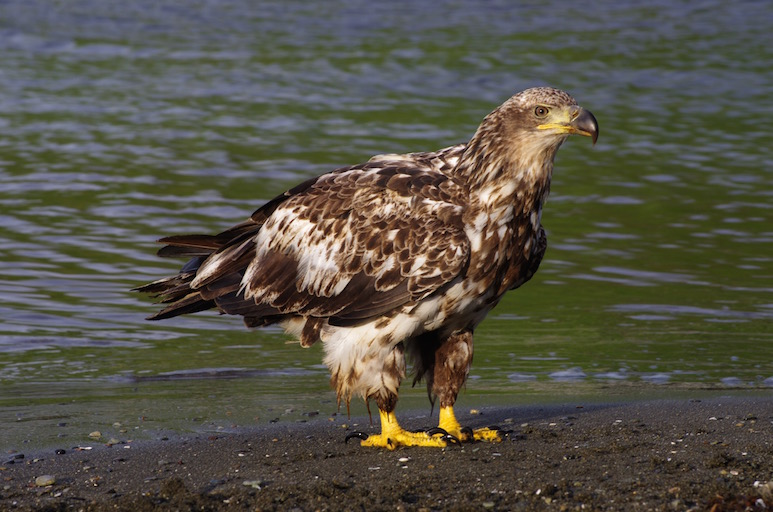
#> input picture ch10.目标检测_下/sample_img/sample_eagle.jpg, 773 x 512 px, given in place of lena.png, which was not available
$ python img_sift.py   (older library calls are emulated)
#> lines starting #> are read from the running program, lines starting #| are printed output that depends on the picture; pictures that were not available may be replaced by others from this repository, and a replacement may not be noted
### ch8.图像检索/CBIR/util/dsift.py
'''
dsift.py: this function implements some basic functions that
does dense sift feature extraction.

The descriptors are defined in a similar way to the one used in
Svetlana Lazebnik's Matlab implementation, which could be found
at:

http://www.cs.unc.edu/~lazebnik/

Yangqing Jia, jiayq@eecs.berkeley.edu
'''

import numpy as np
from scipy import signal
from matplotlib import pyplot

# sift features
Nangles = 8
Nbins = 4
Nsamples = Nbins**2
alpha = 9.0
angles = np.array(range(Nangles)) * 2.0 * np.pi / Nangles

def gen_dgauss(sigma):
    '''
    generating a derivative of Gauss filter on both the X and Y
    direction.
    '''
    fwid = np.int(2*np.ceil(sigma))
    G = np.array(range(-fwid,fwid+1))**2
    G = G.reshape((G.size,1)) + G
    G = np.exp(- G / 2.0 / sigma / sigma)
    G /= np.sum(G)
    GH,GW = np.gradient(G)
    GH *= 2.0/np.sum(np.abs(GH))
    GW *= 2.0/np.sum(np.abs(GW))
    return GH,GW

class DsiftExtractor:
    '''
    The class that does dense sift feature extractor.
    Sample Usage:
        extractor = DsiftExtractor(gridSpacing,patchSize,[optional params])
        feaArr,positions = extractor.process_image(Image)
    '''
    def __init__(self, gridSpacing, patchSize,
                 nrml_thres = 1.0,\
                 sigma_edge = 0.8,\
                 sift_thres = 0.2):
        '''
        gridSpacing: the spacing for sampling dense descriptors
        patchSize: the size for each sift patch
        nrml_thres: low contrast normalization threshold
        sigma_edge: the standard deviation for the gaussian smoothing
            before computing the gradient
        sift_thres: sift thresholding (0.2 works well based on
            Lowe's SIFT paper)
        '''
#> in sift, im is the input picture: shape (512, 773, 3); mean R, G, B 85.2, 82, 70.8
        self.gS = gridSpacing
        self.pS = patchSize
        self.nrml_thres = nrml_thres
        self.sigma = sigma_edge
        self.sift_thres = sift_thres
        # compute the weight contribution map
        sample_res = self.pS / np.double(Nbins)
        sample_p = np.array(range(self.pS))
        sample_ph, sample_pw = np.meshgrid(sample_p,sample_p)
        sample_ph.resize(sample_ph.size)
        sample_pw.resize(sample_pw.size)
        bincenter = np.array(range(1,Nbins*2,2)) / 2.0 / Nbins * self.pS - 0.5
        bincenter_h, bincenter_w = np.meshgrid(bincenter,bincenter)
        bincenter_h.resize((bincenter_h.size,1))
        bincenter_w.resize((bincenter_w.size,1))
        dist_ph = abs(sample_ph - bincenter_h)
        dist_pw = abs(sample_pw - bincenter_w)
        weights_h = dist_ph / sample_res
        weights_w = dist_pw / sample_res
        weights_h = (1-weights_h) * (weights_h <= 1)
        weights_w = (1-weights_w) * (weights_w <= 1)
        # weights is the contribution of each pixel to the corresponding bin center
        self.weights = weights_h * weights_w
        #pyplot.imshow(self.weights)
        #pyplot.show()

    def process_image(self, image, positionNormalize = True,\
                       verbose = True):
        '''
        processes a single image, return the locations
        and the values of detected SIFT features.
        image: a M*N image which is a numpy 2D array. If you
            pass a color image, it will automatically be converted
            to a grayscale image.
        positionNormalize: whether to normalize the positions
            to [0,1]. If False, the pixel-based positions of the
            top-right position of the patches is returned.

        Return values:
        feaArr: the feature array, each row is a feature
        positions: the positions of the features
        '''
#> called with positionNormalize = True, verbose = True

        image = image.astype(np.double)
        if image.ndim == 3:
            # we do not deal with color images.
            image = np.mean(image,axis=2)
#> image: shape (512, 773) float64
        # compute the grids
        H,W = image.shape
#> H = 512; W = 773
        gS = self.gS
        pS = self.pS
        remH = np.mod(H-pS, gS)
#> remH = 8
        remW = np.mod(W-pS, gS)
#> remW = 5
        offsetH = remH/2
#> offsetH = 4
        offsetW = remW/2
#> offsetW = 2.5
        gridH,gridW = np.meshgrid(range(int(offsetH),H-pS+1,gS), range(int(offsetW),W-pS+1,gS))
        gridH = gridH.flatten()
        gridW = gridW.flatten()
#> gridW = 2583 values from 2 to 746
        if verbose:
            print('Image: w {}, h {}, gs {}, ps {}, nFea {}'.format(W,H,gS,pS,gridH.size))
#| Image: w 773, h 512, gs 12, ps 24, nFea 2583
        feaArr = self.calculate_sift_grid(image,gridH,gridW)
        feaArr = self.normalize_sift(feaArr)
        if positionNormalize:
            positions = np.vstack((gridH / np.double(H), gridW / np.double(W)))
        else:
            positions = np.vstack((gridH, gridW))
        return feaArr, positions

    def calculate_sift_grid(self,image,gridH,gridW):
        '''
        This function calculates the unnormalized sift features
        It is called by process_image().
        '''
        H,W = image.shape
#> H = 512; W = 773
        Npatches = gridH.size
#> Npatches = 2583
        feaArr = np.zeros((Npatches,Nsamples*Nangles))

        # calculate gradient
        GH,GW = gen_dgauss(self.sigma)
        IH = signal.convolve2d(image,GH,mode='same')
        IW = signal.convolve2d(image,GW,mode='same')
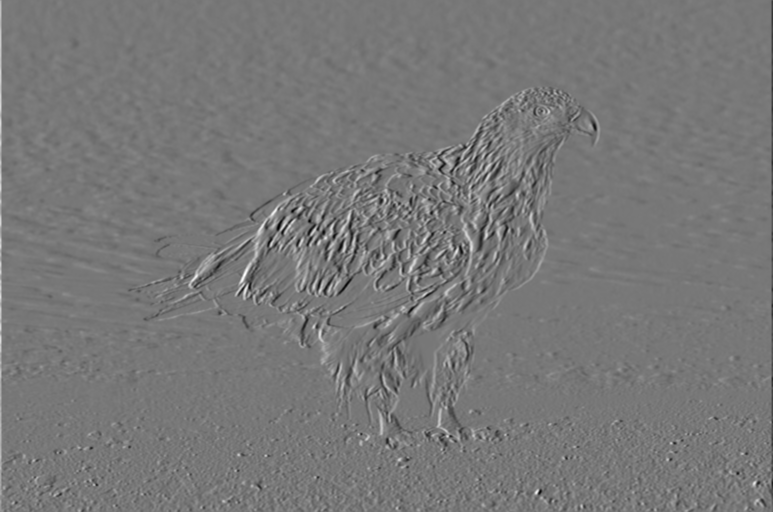
#> IW: shape (512, 773) float64; min -165.1, max 185.7, mean 0; drawn with min black and max white
        Imag = np.sqrt(IH**2+IW**2)
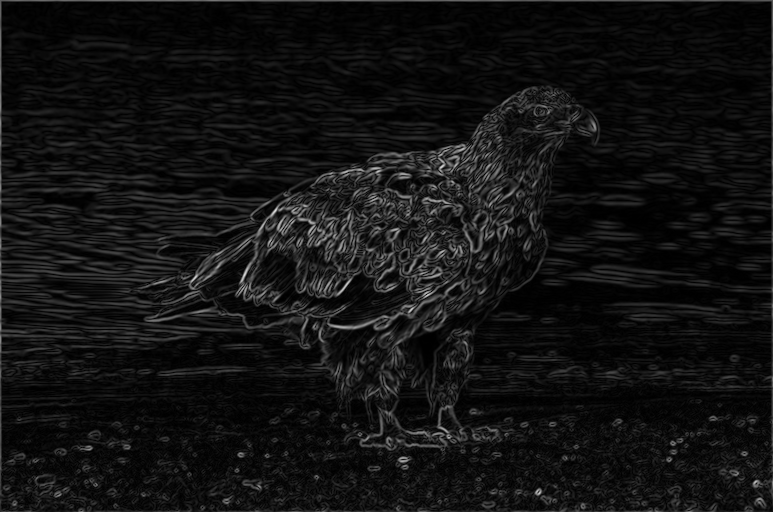
#> Imag: shape (512, 773) float64; min 3.98e-16, max 224.2, mean 18.5
        Itheta = np.arctan2(IH,IW)
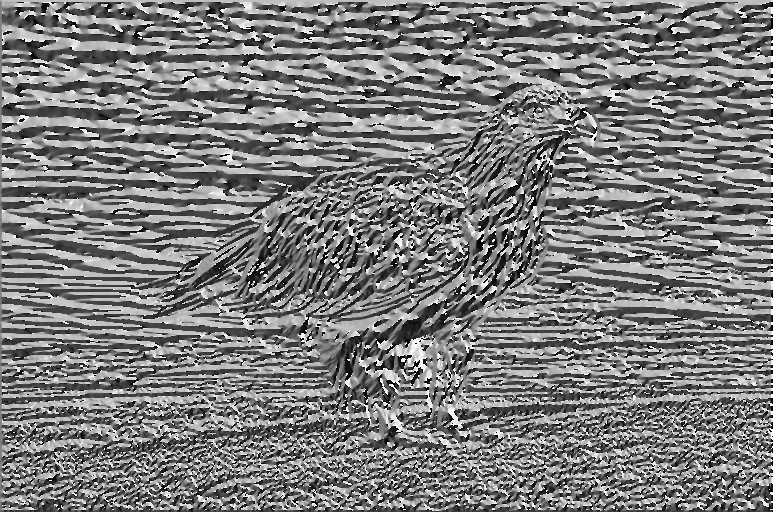
#> Itheta: shape (512, 773) float64; min -3.14, max 3.14, mean -0.062; drawn with min black and max white
        Iorient = np.zeros((Nangles,H,W))
        for i in range(Nangles):
            Iorient[i] = Imag * np.maximum(np.cos(Itheta - angles[i])**alpha,0)
            #pyplot.imshow(Iorient[i])
            #pyplot.show()
        for i in range(Npatches):
            currFeature = np.zeros((Nangles,Nsamples))
            for j in range(Nangles):
                currFeature[j] = np.dot(self.weights,\
                        Iorient[j,gridH[i]:gridH[i]+self.pS, gridW[i]:gridW[i]+self.pS].flatten())
            feaArr[i] = currFeature.flatten()
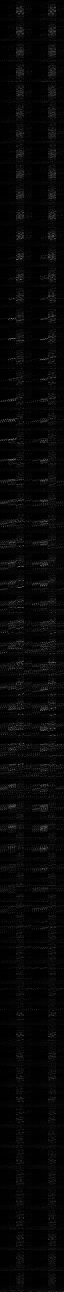
#> feaArr: shape (2583, 128) float64 (shown at 1/2 size); min 0, max 2487.1, mean 75.1; drawn with min black and max white
        return feaArr

    def normalize_sift(self,feaArr):
        '''
        This function does sift feature normalization
        following David Lowe's definition (normalize length ->
        thresholding at 0.2 -> renormalize length)
        '''
        siftlen = np.sqrt(np.sum(feaArr**2,axis=1))
#> siftlen = 2583 values, max 5459.9 at index 677, min 126 at index 2149, mean 1442.9
        hcontrast = (siftlen >= self.nrml_thres)
        siftlen[siftlen < self.nrml_thres] = self.nrml_thres
        # normalize with contrast thresholding
        feaArr /= siftlen.reshape((siftlen.size,1))
        # suppress large gradients
        feaArr[feaArr>self.sift_thres] = self.sift_thres
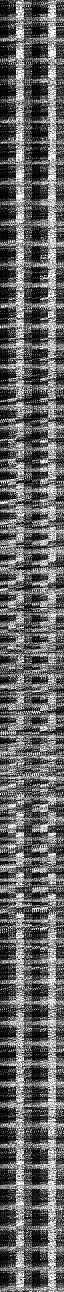
#> feaArr: shape (2583, 128) float64 (shown at 1/2 size); min 0, max 0.1, mean 0.039; drawn with min black and max white
        # renormalize high-contrast ones
        feaArr[hcontrast] /= np.sqrt(np.sum(feaArr[hcontrast]**2,axis=1)).\
                reshape((feaArr[hcontrast].shape[0],1))
#| 2583 128
        return feaArr

class SingleSiftExtractor(DsiftExtractor):
    '''
    The simple wrapper class that does feature extraction, treating
    the whole image as a local image patch.
    '''
    def __init__(self, patchSize,
                 nrml_thres = 1.0,\
                 sigma_edge = 0.8,\
                 sift_thres = 0.2):
        # simply call the super class __init__ with a large gridSpace
        DsiftExtractor.__init__(self, patchSize, patchSize, nrml_thres, sigma_edge, sift_thres)

    def process_image(self, image):
        return DsiftExtractor.process_image(self, image, False, False)[0]

# [19 lines that do not run on import are left out]

### ch8.图像检索/CBIR/util/kmeans.py
import os
import math
import random
import copy
import numpy as np
from numpy import array
from img_hash import EXTS

def norm0_dist(h1, h2):
    return len(h1) - sum(array(h1)==array(h2))

def eculidean_dist(h1, h2):
    return math.sqrt(square_eculidean_dist(h1, h2))

def square_eculidean_dist(h1, h2):
    return sum((array(h1)-array(h2))**2)

# [12 lines left out: functions kmeans_classify, save_centers, not called in this run]

def load_centers(p_center):
    centers = []
    for line in open(p_center):
        centers.append(eval(line.strip()))
    return centers

# [49 lines left out: functions kmeans, test, not called in this run]


# [2 lines that do not run on import are left out]


### ch8.图像检索/CBIR/util/img_sift.py
import os
import sys
import numpy as np
from scipy import misc
from dsift import DsiftExtractor, SingleSiftExtractor
from kmeans import kmeans, kmeans_classify, load_centers
from lsh import LSH_sift

#gridSpacing: the spacing for sampling dense descriptors
#patchSize: the size for each sift patch
#nrml_thres: low contrast normalization threshold
#sigma_edge: the standard deviation for the gaussian smoothing the standard deviation for the gaussian smoothing
#sift_thres: sift thresholding (0.2 works well based on Lowe's SIFT paper
extractor = DsiftExtractor(12, 24, 1, 0.8, 0.1)
extractor2 = SingleSiftExtractor(24, 1, 0.8, 0.2)

cur_path = os.path.abspath(os.path.dirname(__file__))
center_path = os.path.join(cur_path, '../conf/sift_kmeans.txt')

centers = None

def sift(im):
    if not isinstance(im, np.ndarray):
        im = misc.imread(im)
    F, P = extractor.process_image(im)
    return F

def sift2(im):
    if not isinstance(im, np.ndarray):
        im = misc.imread(im)
    F = extractor2.process_image(im)
#> after the loop in calculate_sift_grid (call 2), `for i in range(Npatches):`:
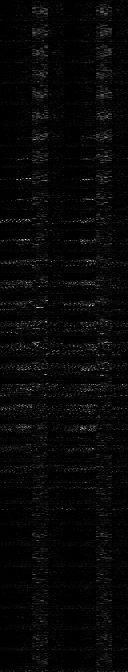
#> feaArr: shape (672, 128) float64; min 0, max 2487.1, mean 74.3; drawn with min black and max white
#> in normalize_sift (call 2), `siftlen = np.sqrt(np.sum(feaArr**2,axis=1))`: siftlen = 672 values, max 4769.1 at index 384, min 184.7 at index 474, mean 1425
#> in normalize_sift (call 2), `feaArr[feaArr>self.sift_thres] = self.sift_thres`:
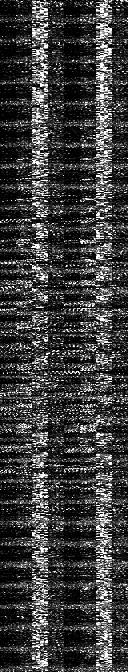
#> feaArr: shape (672, 128) float64; min 0, max 0.2, mean 0.0488; drawn with min black and max white
    F2 = []
    for f in F:
        F2.append(list(f))
#> after the loop, F2 = 672 items
    return F2

def sift_lsh_list(im):
    feat_list = sift2(im)
    F = []
    for feat in feat_list:
        lsh = LSH_sift(feat)
        F.append(lsh)
    return F

def sift_histo(im, p_centers=center_path):
    global centers
    if centers == None:
        centers = load_centers(p_centers)
    F = sift2(im)
    histo = {}
    for feat in F:
        c = kmeans_classify(centers, feat)
        histo[c] = histo.get(c, 0) + 1
    return [histo.get(c, 0) for c in range(len(centers))]

def test():
    full_path = '../../dataset/lena.png'
    feat = sift(full_path)
    print(len(feat), len(feat[0]))
    feat = sift2(full_path)
#> feat = 672 items
    print(len(feat), len(feat[0]))
#| 672 128
    histo = sift_histo(full_path)
    print(histo)

if __name__ == '__main__':
#> (the run stopped early here; a loop or call above may not have finished)

$ run again, on ch10.目标检测_下/sample_img/sample_giraffe.jpg
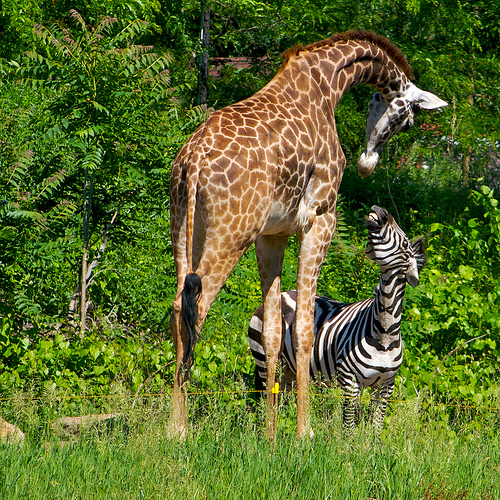
#> input picture ch10.目标检测_下/sample_img/sample_giraffe.jpg, 500 x 500 px, given in place of lena.png, which was not available
#> in sift, im is the input picture: shape (500, 500, 3); mean R, G, B 91.8, 107.9, 42.3
#| Image: w 500, h 500, gs 12, ps 24, nFea 1600
#> siftlen = 1600 values, max 9469.2 at index 1149, min 506.3 at index 1456, mean 2605.6
#| 1600 128
#> after the loop in calculate_sift_grid (call 2), `for i in range(Npatches):`:
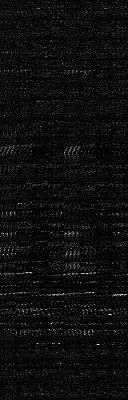
#> feaArr: shape (400, 128) float64; min 0, max 2918.1, mean 171.6; drawn with min black and max white
#> siftlen = 400 values, max 9590.9 at index 294, min 337.1 at index 287, mean 2595.6
#> in normalize_sift (call 2), `feaArr[feaArr>self.sift_thres] = self.sift_thres`:
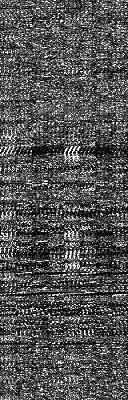
#> feaArr: shape (400, 128) float64; min 0, max 0.2, mean 0.0663; drawn with min black and max white
#> after the loop in sift2, `for f in F:`: F2 = 400 items
#| 400 128
